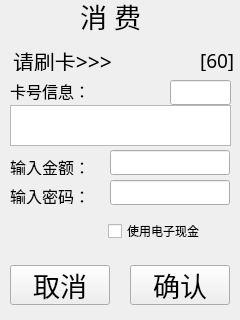
<?xml version="1.0" encoding="UTF-8"?>
<ui version="4.0">
 <class>Pro_Debit</class>
 <widget class="QDialog" name="Pro_Debit">
  <property name="geometry">
   <rect>
    <x>0</x>
    <y>0</y>
    <width>240</width>
    <height>320</height>
   </rect>
  </property>
  <property name="windowTitle">
   <string>Dialog</string>
  </property>
  <widget class="QLineEdit" name="line1_amt">
   <property name="geometry">
    <rect>
     <x>110</x>
     <y>150</y>
     <width>120</width>
     <height>25</height>
    </rect>
   </property>
   <property name="font">
    <font>
     <family>AR PL UKai CN</family>
     <pointsize>14</pointsize>
    </font>
   </property>
   <property name="alignment">
    <set>Qt::AlignLeading|Qt::AlignLeft|Qt::AlignVCenter</set>
   </property>
  </widget>
  <widget class="QLineEdit" name="line2_pwd">
   <property name="geometry">
    <rect>
     <x>110</x>
     <y>180</y>
     <width>120</width>
     <height>25</height>
    </rect>
   </property>
   <property name="font">
    <font>
     <family>AR PL UKai CN</family>
     <pointsize>14</pointsize>
    </font>
   </property>
   <property name="alignment">
    <set>Qt::AlignLeading|Qt::AlignLeft|Qt::AlignVCenter</set>
   </property>
  </widget>
  <widget class="QLabel" name="label">
   <property name="geometry">
    <rect>
     <x>13</x>
     <y>50</y>
     <width>110</width>
     <height>21</height>
    </rect>
   </property>
   <property name="font">
    <font>
     <family>AR PL UKai CN</family>
     <pointsize>16</pointsize>
    </font>
   </property>
   <property name="text">
    <string>请刷卡&gt;&gt;&gt;</string>
   </property>
  </widget>
  <widget class="QLabel" name="label_3">
   <property name="geometry">
    <rect>
     <x>10</x>
     <y>187</y>
     <width>101</width>
     <height>17</height>
    </rect>
   </property>
   <property name="font">
    <font>
     <family>AR PL UKai CN</family>
     <pointsize>12</pointsize>
    </font>
   </property>
   <property name="text">
    <string>输入密码：</string>
   </property>
  </widget>
  <widget class="QPushButton" name="confirmButton">
   <property name="geometry">
    <rect>
     <x>130</x>
     <y>265</y>
     <width>100</width>
     <height>40</height>
    </rect>
   </property>
   <property name="font">
    <font>
     <family>AR PL UKai CN</family>
     <pointsize>20</pointsize>
    </font>
   </property>
   <property name="text">
    <string>确认</string>
   </property>
   <property name="autoDefault">
    <bool>false</bool>
   </property>
  </widget>
  <widget class="QLabel" name="labelHint">
   <property name="geometry">
    <rect>
     <x>10</x>
     <y>80</y>
     <width>111</width>
     <height>22</height>
    </rect>
   </property>
   <property name="font">
    <font>
     <family>AR PL UKai CN</family>
     <pointsize>12</pointsize>
    </font>
   </property>
   <property name="text">
    <string>卡号信息：</string>
   </property>
  </widget>
  <widget class="QPushButton" name="cancelButton">
   <property name="geometry">
    <rect>
     <x>10</x>
     <y>265</y>
     <width>100</width>
     <height>40</height>
    </rect>
   </property>
   <property name="font">
    <font>
     <family>AR PL UKai CN</family>
     <pointsize>20</pointsize>
    </font>
   </property>
   <property name="text">
    <string>取消</string>
   </property>
   <property name="autoDefault">
    <bool>false</bool>
   </property>
  </widget>
  <widget class="QLabel" name="label_4">
   <property name="geometry">
    <rect>
     <x>10</x>
     <y>158</y>
     <width>101</width>
     <height>17</height>
    </rect>
   </property>
   <property name="font">
    <font>
     <family>AR PL UKai CN</family>
     <pointsize>12</pointsize>
    </font>
   </property>
   <property name="text">
    <string>输入金额：</string>
   </property>
  </widget>
  <widget class="QLabel" name="label_times">
   <property name="geometry">
    <rect>
     <x>200</x>
     <y>50</y>
     <width>41</width>
     <height>21</height>
    </rect>
   </property>
   <property name="font">
    <font>
     <family>AR PL UKai CN</family>
     <pointsize>14</pointsize>
    </font>
   </property>
   <property name="text">
    <string>[60]</string>
   </property>
  </widget>
  <widget class="QTextEdit" name="line0_card">
   <property name="geometry">
    <rect>
     <x>10</x>
     <y>105</y>
     <width>221</width>
     <height>41</height>
    </rect>
   </property>
   <property name="font">
    <font>
     <family>AR PL UKai CN</family>
     <pointsize>14</pointsize>
    </font>
   </property>
   <property name="readOnly">
    <bool>true</bool>
   </property>
  </widget>
  <widget class="QLabel" name="label_2">
   <property name="geometry">
    <rect>
     <x>80</x>
     <y>0</y>
     <width>71</width>
     <height>31</height>
    </rect>
   </property>
   <property name="font">
    <font>
     <family>AR PL UKai CN</family>
     <pointsize>20</pointsize>
    </font>
   </property>
   <property name="text">
    <string>消 费</string>
   </property>
  </widget>
  <widget class="QCheckBox" name="checkBox">
   <property name="geometry">
    <rect>
     <x>108</x>
     <y>220</y>
     <width>111</width>
     <height>22</height>
    </rect>
   </property>
   <property name="text">
    <string>使用电子现金</string>
   </property>
  </widget>
  <widget class="QLineEdit" name="line1_receiveCursor">
   <property name="geometry">
    <rect>
     <x>170</x>
     <y>80</y>
     <width>61</width>
     <height>25</height>
    </rect>
   </property>
   <property name="font">
    <font>
     <family>AR PL UKai CN</family>
     <pointsize>14</pointsize>
    </font>
   </property>
   <property name="alignment">
    <set>Qt::AlignRight|Qt::AlignTrailing|Qt::AlignVCenter</set>
   </property>
  </widget>
 </widget>
 <tabstops>
  <tabstop>line0_card</tabstop>
  <tabstop>line1_amt</tabstop>
  <tabstop>line2_pwd</tabstop>
  <tabstop>checkBox</tabstop>
  <tabstop>confirmButton</tabstop>
  <tabstop>cancelButton</tabstop>
 </tabstops>
 <resources/>
 <connections/>
</ui>
